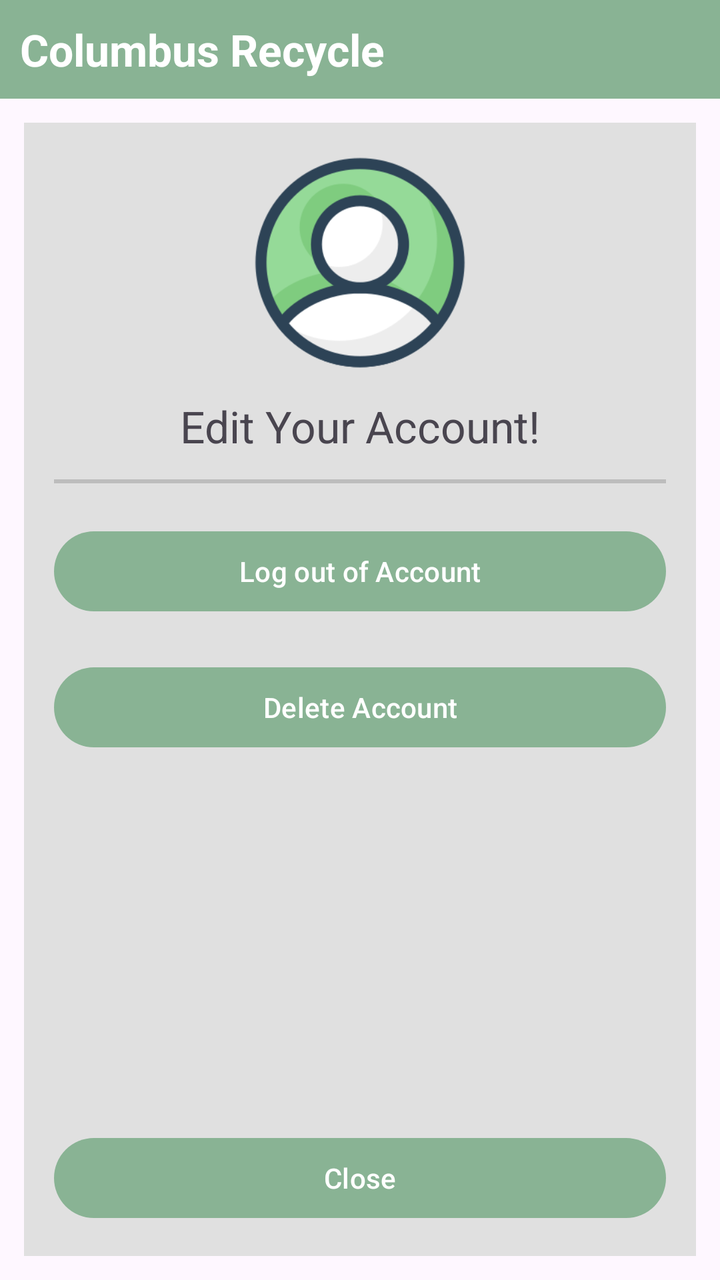
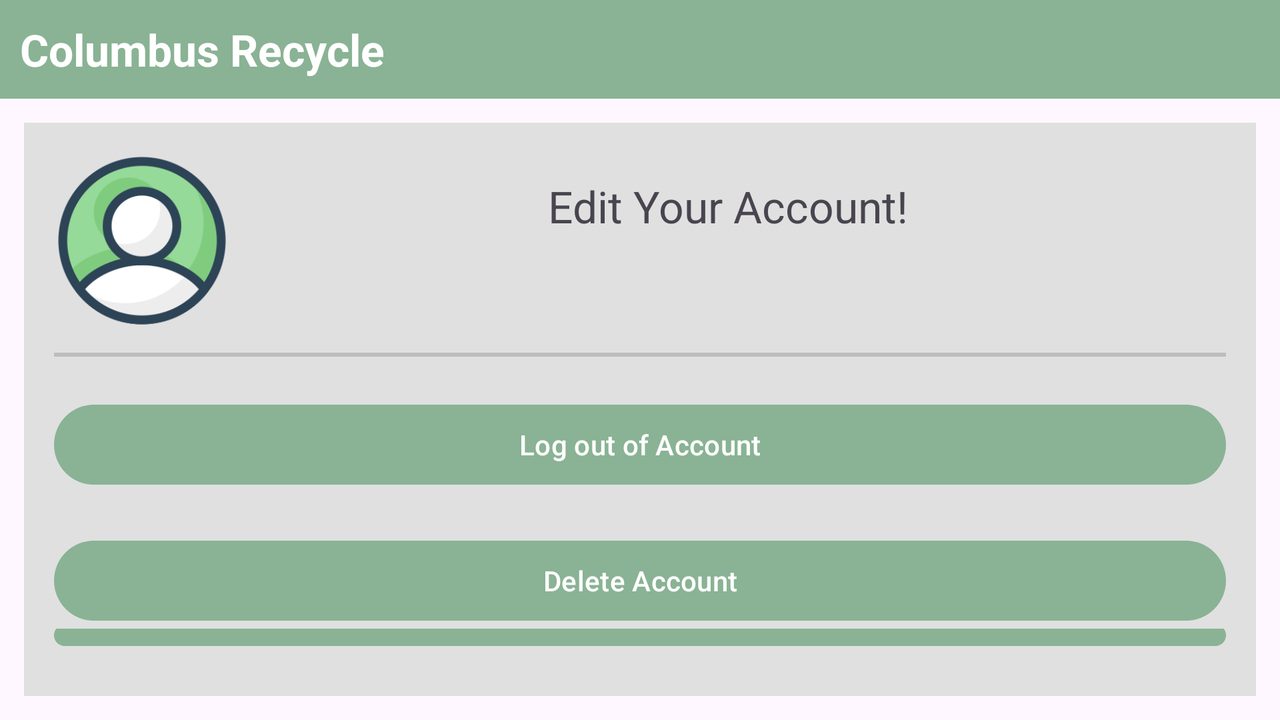

The same Android screen from two of the app's own layout files: first res/layout/ as a phone draws it, then the repository's variant for another configuration, drawn on a device whose configuration selects that folder. Both files follow.
<!-- AndroidManifest.xml: application theme Theme.RecyclingApp -->
<!-- res/layout/account_edit_fragment.xml -->
<?xml version="1.0" encoding="utf-8"?>
<androidx.constraintlayout.widget.ConstraintLayout xmlns:android="http://schemas.android.com/apk/res/android"
    android:layout_width="match_parent"
    android:layout_height="match_parent"
    xmlns:app="http://schemas.android.com/apk/res-auto">

    <LinearLayout
        android:layout_width="match_parent"
        android:layout_height="match_parent"
        android:orientation="vertical">

        <TextView
            android:background="@color/green"
            android:layout_width="match_parent"
            android:layout_height="wrap_content"
            android:textSize="22sp"
            android:textColor="@color/white"
            android:padding="10dp"
            android:textStyle="bold"
            android:text="@string/home_screen_title"/>

        

        <LinearLayout
            android:layout_width="match_parent"
            android:layout_height="match_parent"
            android:layout_margin="12dp"
            android:padding="15dp"
            android:orientation="vertical"
            android:background="@color/shade">

            <ImageView
                android:layout_width="110dp"
                android:layout_height="110dp"
                android:src="@drawable/user_icon"
                android:layout_gravity="center"/>

            <TextView
                android:layout_width="match_parent"
                android:layout_height="wrap_content"
                android:layout_marginTop="12dp"
                android:text="Edit Your Account!"
                android:gravity="center"
                android:textSize="22sp"/>

            <View
                android:layout_width="match_parent"
                android:layout_marginTop="12dp"
                android:layout_height="2dp"
                android:background="@color/light_grey" />

            
            <LinearLayout
                android:layout_width="match_parent"
                android:layout_height="match_parent"
                android:orientation="vertical">

                <Button
                    android:id="@+id/logout_button"
                    android:layout_width="match_parent"
                    android:layout_height="wrap_content"
                    android:layout_marginTop="20dp"
                    android:text="Log out of Account"
                    app:backgroundTint="@color/green"
                    />

                <Button
                    android:id="@+id/delete_button"
                    android:layout_marginTop="20dp"
                    android:layout_width="match_parent"
                    android:layout_height="wrap_content"
                    android:text="Delete Account"
                    app:backgroundTint="@color/green"
                    />

                <LinearLayout
                    android:layout_width="match_parent"
                    android:layout_height="match_parent"
                    android:gravity="bottom">

                    <Button
                        android:id="@+id/close_button"
                        android:layout_width="match_parent"
                        android:layout_height="wrap_content"
                        android:text="Close"
                        app:backgroundTint="@color/green"
                        />
                </LinearLayout>


            </LinearLayout>

        </LinearLayout>

    </LinearLayout>

</androidx.constraintlayout.widget.ConstraintLayout>
<!-- resources referenced by this layout -->
<resources>
  <color name="green">#89b394</color>
  <color name="light_grey">#bdbdbd</color>
  <color name="shade">#e0e0e0</color>
  <color name="white">#FFFFFFFF</color>
  <!-- drawable user_icon: png bitmap (drawable, 19657 bytes) -->
  <string name="home_screen_title">Columbus Recycle</string>
  <style name="Theme.RecyclingApp" parent="Base.Theme.RecyclingApp" />
  <style name="Base.Theme.RecyclingApp" parent="Theme.Material3.DayNight.NoActionBar">
          
          <item name="colorControlNormal">@null</item>
          <item name="iconTint">@null</item>
          
      </style>
</resources>
<!-- res/layout-land/account_edit_fragment.xml (the repository's variant of the layout above) -->
<!-- drawn on the phone turned sideways -->
<?xml version="1.0" encoding="utf-8"?>
<androidx.constraintlayout.widget.ConstraintLayout xmlns:android="http://schemas.android.com/apk/res/android"
    android:layout_width="match_parent"
    android:layout_height="match_parent"
    xmlns:app="http://schemas.android.com/apk/res-auto">

    <LinearLayout
        android:layout_width="match_parent"
        android:layout_height="match_parent"
        android:orientation="vertical">

        <TextView
            android:background="@color/green"
            android:layout_width="match_parent"
            android:layout_height="wrap_content"
            android:textSize="22sp"
            android:textColor="@color/white"
            android:padding="10dp"
            android:textStyle="bold"
            android:text="@string/home_screen_title"/>

        

        <LinearLayout
            android:layout_width="match_parent"
            android:layout_height="match_parent"
            android:layout_margin="12dp"
            android:padding="15dp"
            android:orientation="vertical"
            android:background="@color/shade">

            <LinearLayout
                android:layout_width="match_parent"
                android:layout_height="wrap_content"
                android:orientation="horizontal">

                <ImageView
                    android:layout_width="88dp"
                    android:layout_height="88dp"
                    android:layout_gravity="center"
                    android:src="@drawable/user_icon" />

                <TextView
                    android:layout_width="match_parent"
                    android:layout_height="wrap_content"
                    android:layout_marginTop="12dp"
                    android:text="Edit Your Account!"
                    android:gravity="center"
                    android:textSize="22sp"/>

            </LinearLayout>



            <View
                android:layout_width="match_parent"
                android:layout_marginTop="12dp"
                android:layout_height="2dp"
                android:background="@color/light_grey" />

            
            <LinearLayout
                android:layout_width="match_parent"
                android:layout_height="match_parent"
                android:orientation="vertical">

                <Button
                    android:id="@+id/logout_button"
                    android:layout_width="match_parent"
                    android:layout_height="wrap_content"
                    android:layout_marginTop="20dp"
                    android:text="Log out of Account"
                    app:backgroundTint="@color/green"
                    />

                <Button
                    android:id="@+id/delete_button"
                    android:layout_marginTop="20dp"
                    android:layout_width="match_parent"
                    android:layout_height="wrap_content"
                    android:text="Delete Account"
                    app:backgroundTint="@color/green"
                    />

                <LinearLayout
                    android:layout_width="match_parent"
                    android:layout_height="match_parent"
                    android:gravity="bottom">

                    <Button
                        android:id="@+id/close_button"
                        android:layout_width="match_parent"
                        android:layout_height="wrap_content"
                        android:text="Close"
                        app:backgroundTint="@color/green"
                        />
                </LinearLayout>


            </LinearLayout>

        </LinearLayout>

    </LinearLayout>

</androidx.constraintlayout.widget.ConstraintLayout>
